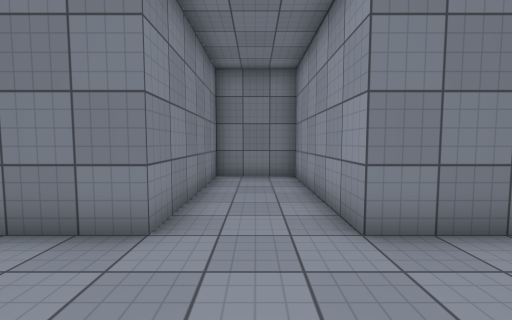
View 1 (above)

12 first-person views from a walk through a 3-D level made in the Unity game engine. The camera is 1.3 m above the floor, tilts 4° down and sees 90° across. Doors are open. The floor is counted in squares, 1 m on a side. Each view is taken from the middle of a square. On the plan, view 1 faces up. The plan holds only what a view shows up to about 13 squares ahead; the rest is blank. The player character is not drawn. Surface patterns are stand-ins for the level's own textures.

View 2
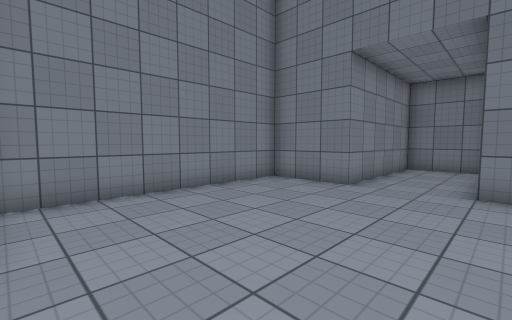

View 3
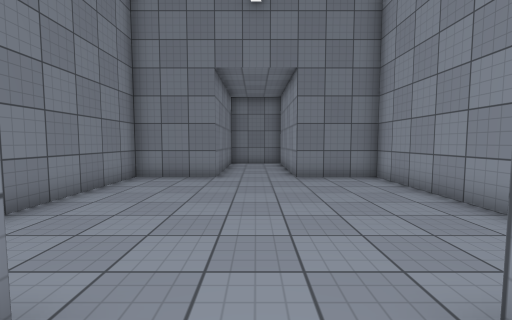

View 4
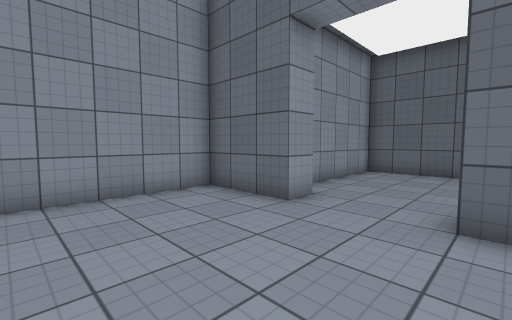

View 5
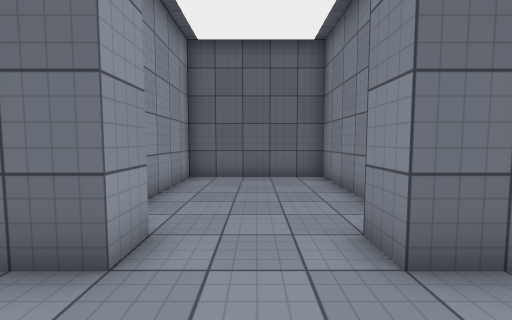

View 6
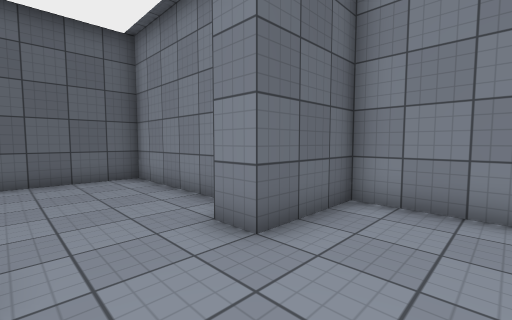

View 7
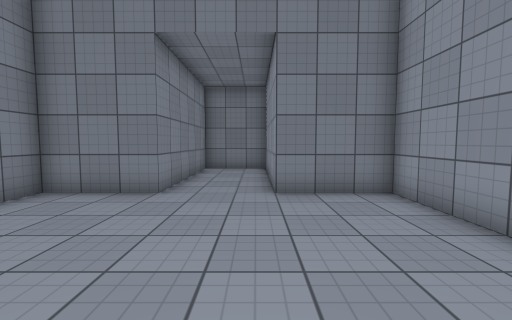

View 8
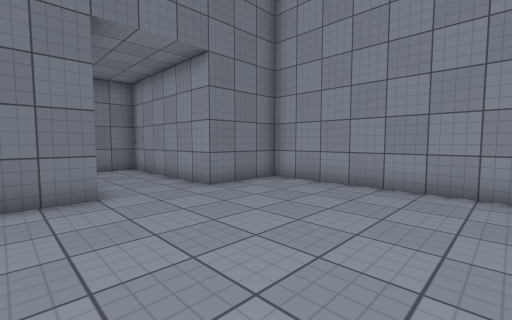

View 9
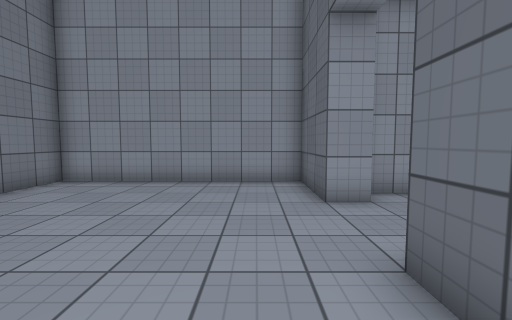

View 10
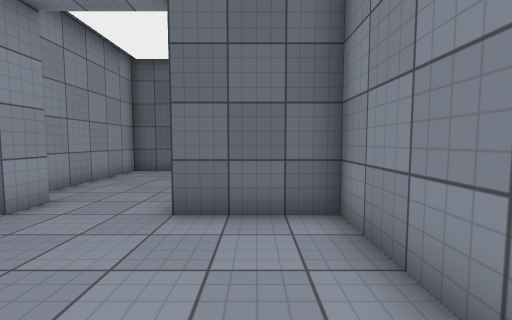

View 11
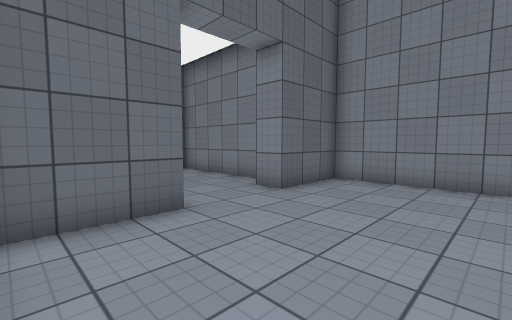

View 12
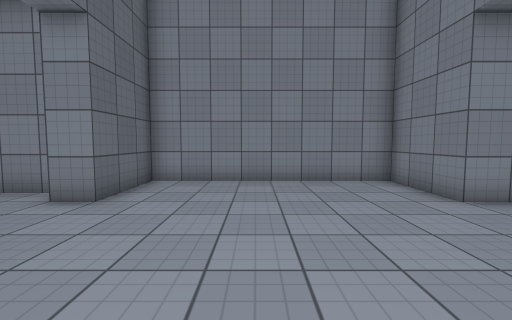

### Floor plan
Points are (right, up) in squares from view 1. A wall is a line through its corners. A room is listed if a view was taken in it or the views show most of it. See-through windows are left out.
Room 1 (views 1, 2, 4, 5, 6, 7, 8, 9, 10, 11, 12)
walls: (1.5, -4.5) (4.5, -4.5) (4.5, 3.5) (1.5, 3.5) (1.5, 9.6) (-1.5, 9.6) (-1.5, 3.5) (-4.5, 3.5) (-4.5, -4.5) (-1.5, -4.5)
ways out: open door at (0, -5) to room 2
Room 2 (view 3)
walls: (-2.5, -6.2) (-2.5, -11.5) (2.5, -11.5) (2.5, -5.9)
ways out: open door at (0, -5) to room 1

Positions as (right, up) in squares from view 1, and headings:
1: (0, 0), facing up
2: (2, -4), facing up-left
3: (0, -6), facing up
4: (-2, 0), facing down-right
5: (0, -2), facing down
6: (1, -2), facing down-left
7: (1, -3), facing up
8: (-3, -3), facing up-right
9: (-4, -3), facing right
10: (-3, 0), facing down
11: (4, 0), facing down-left
12: (4, -1), facing left
